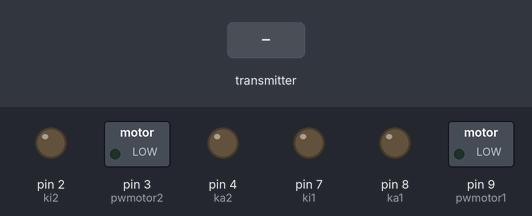
Simulated run of this sketch. Board: Arduino Uno, built with avr-gcc and run on an emulated ATmega328P. Parts: switched loads named in the sketch (green lamp = pin HIGH), output pins drawn as LEDs (lit = HIGH). The inputs (shaded band) are chosen by the test bench. No radio packets arrive unless stated.

Above: at 4.2 s.
4.3 s: the transmitter starts sending datas.2 = 256
At 4.9 s:
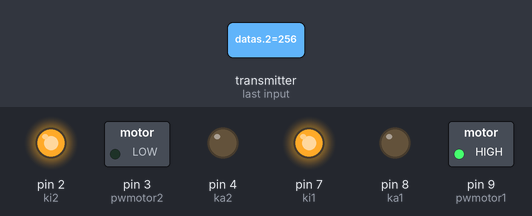
5.8 s: the transmitter starts sending datas.2 = 1023
At 6.9 s:
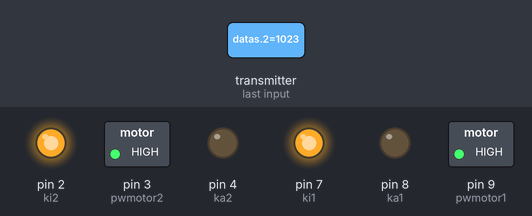
7.3 s: the transmitter starts sending datas.2 = 0
At 7.7 s:
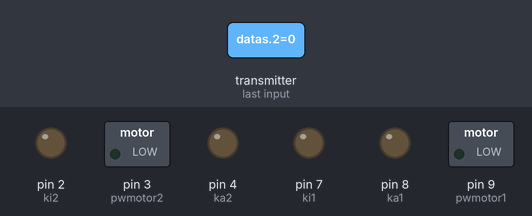
8.8 s: the transmitter starts sending datas.2 = 512
At 9.6 s:
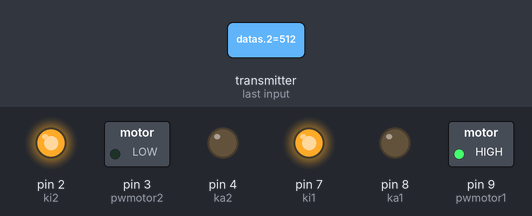
Timing chart, 0 to 11.3 s (numbered marks = the images above; inputs shaded):
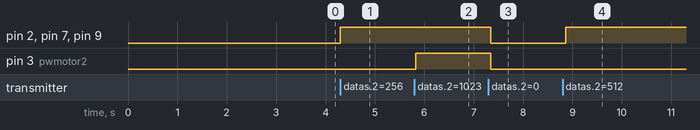

Measured:
- after the input at 4.3 s, pin 2 (ki2), pin 7 (ki1), pin 9 (pwmotor1): LOW → HIGH at once
- after the input at 5.8 s, pin 3 (pwmotor2): LOW → HIGH at once
- after the input at 7.3 s, pin 2 (ki2), pin 3 (pwmotor2), pin 7 (ki1), pin 9 (pwmotor1): HIGH → LOW after 0.05 s
- after the input at 8.8 s, pin 2 (ki2), pin 7 (ki1), pin 9 (pwmotor1): LOW → HIGH after 0.07 s

The sketch:

alici_v3.ino
```cpp
#include <SPI.h>
#include <nRF24L01.h>
#include <RF24.h>
//#include <Servo.h>

#define CE_pin 0
#define CSN_pin 1
#define pwmotor1 9
#define pwmotor2 3
#define ka1 8
#define ki1 7
#define ka2 4
#define ki2 2


RF24 radio(CE_pin , CSN_pin);
//address through which two modules communicate.
const byte address[6] = "00371";
const byte boyut = 4;

int datas[boyut] ;

//Servo sg90;

void setup()
{
 // while (!Serial);
    //Serial.begin(9600);

  radio.begin();

  //set the address
  radio.openReadingPipe(0, address);

  //Set module as receiver
  radio.startListening();

  pinMode(pwmotor1 , OUTPUT);
  pinMode(ka1 , OUTPUT);
  pinMode(ki1 , OUTPUT);
  pinMode(pwmotor2 , OUTPUT);
  pinMode(ka2 , OUTPUT);
  pinMode(ki2 , OUTPUT);

digitalWrite(ka1, LOW);
digitalWrite(ki1, LOW);
digitalWrite(ka2, LOW);
digitalWrite(ki2, LOW);
 // my90.attach(6);    //Set servo pin at digital 6
 // my90.write(45);

delay (3000);

}

void loop()
{
  //Read the data if available in buffer


 if(radio.available()){
radio.read( &datas , sizeof(datas));
     Serial.println(datas[0]);
     //Serial.println(datas[1]);
     Serial.println(datas[2]);
      Serial.println("***************************************");
  //  my90.write(datas[0]);

    analogWrite(pwmotor1,datas[2]);
    analogWrite(pwmotor2,datas[2]);

    if(datas[2]>5){
      digitalWrite(ki1, HIGH);
      digitalWrite(ka1, LOW);
      digitalWrite(ki2, HIGH);
      digitalWrite(ka2, LOW);

    }
        else if(datas[2]<-5){
      digitalWrite(ki1, LOW);
      digitalWrite(ka1, HIGH);
      digitalWrite(ki2, LOW);
      digitalWrite(ka2, HIGH);
    }
    else{
      digitalWrite(ki1, LOW);
      digitalWrite(ki2, LOW);
      digitalWrite(ka1, LOW);
      digitalWrite(ka2, LOW);
    }

    delay(100);
}
  /* }
   else{
  Serial.println("no connect");
  delay(500);
  }
 /*

  else{
  Serial.println("no connect");
  delay(500);
  }
    */
                        //iyileştirme yap   düzelt
/*
    for (byte i = 0;  i < boyut; i++)
    {

        if(datap[i] != datas[i]){break;}
      datap[boyut] = radio.read( &datas , sizeof(datas));
        if(i==boyut){ i = 0 ;}
    }
*/


    /*
  digitalWrite(ki1, HIGH);
      digitalWrite(ka1, LOW);
      digitalWrite(ki2, HIGH);
      digitalWrite(ka2, LOW);
 for(int a =20 ;a<=250; a=a+10){
   delay(500);
   analogWrite(pwmotor2,a);
   analogWrite(pwmotor1,a);
   }*/
}
```
